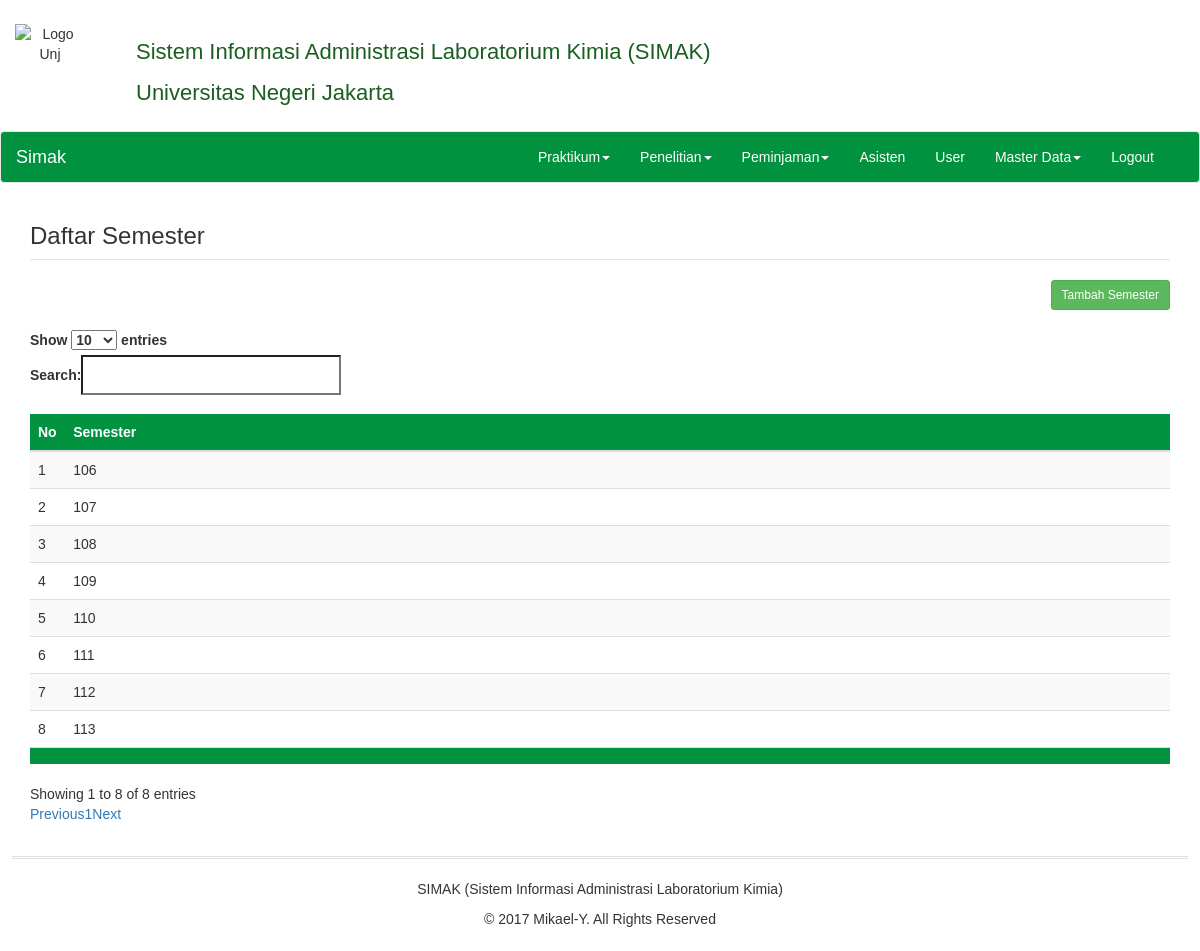
/index.php/admin/c_master_data/view_semester, run on the app's committed database.
### tables this page shows
CREATE TABLE `semester` (
  `id_semester` int(3) NOT NULL AUTO_INCREMENT,
  `semester` varchar(5) NOT NULL,
  PRIMARY KEY (`id_semester`)
);

### application/views/admin/layout/konten.php (called while the page is built, shortened)
<?php
if($isi){
	$this->load->view($isi);
}

### application/views/admin/layout/wrapper.php (called while the page is built)
<?php
require_once('head.php');
require_once('header.php');
require_once('konten.php');
require_once('footer.php');

### application/controllers/admin/C_master_data.php (called while the page is built, shortened)
<?php
class C_master_data extends CI_Controller{
  function __construct(){
    $this->load->model('m_master_data');
    $this->load->model('m_user');
  }
  public function view_semester() {
    $data = array (
      'title' => 'Dosen',
      'data'  => $this->m_master_data->data_semester(),
      'isi'   => 'admin/master_data/v_semester'
    );
    $this->load->view('admin/layout/wrapper', $data);
  }
}

### index.php (called while the page is built, shortened)
<?php
require_once BASEPATH.'core/CodeIgniter.php';

### application/models/M_master_data.php (called while the page is built, shortened)
<?php
class M_master_data extends CI_Model{
	public function data_semester() {
		$this->db->from('semester');
		$query = $this->db->get();
		return $query->result();
	}
}

### application/views/admin/master_data/v_semester.php (the view)
<div class="container">
  <div class="row">
    <div class="col-md-12 col-xs-12">
      <legend><h3>Daftar Semester</h3></legend>
      <?php echo anchor('admin/c_master_data/tambah_semester', 'Tambah Semester', array('class' => 'btn btn-success btn-sm', 'style' => 'margin-bottom: 20px; float: right')); ?>
    </div>
  </div>
  <div class="row">
    <div class="col-md-12 col-xs-12">
      <table class="table table-striped table-datatable">
        <thead>
        <tr>
          <th style="width: 10px">No</th>
          <th>Semester</th>
        </tr>
        </thead>
        <tfoot>
          <tr>
            <th></th>
            <th></th>
          </tr>
        </tfoot>
        <tbody>
          <?php
            $no = 1;
            foreach ($data as $u) {
          ?>
          <tr>
            <td><?php echo $no++ ?></td>
            <td><?php echo $u->semester ?></td>
          </tr>
          <?php } ?>
        </tbody>
      </table>
    </div>
  </div>
</div>

### assets/css/style.css (style rules this page uses)
body { font-family: Helvetica, sans-serif; background-color: #eeeeee; }
th { background-color: #00923f; color: white; }

### data on the page
semester: semester "106"
semester: semester "107"
semester: semester "108"
semester: semester "109"
semester: semester "110"
semester: semester "111"
semester: semester "112"
semester: semester "113"
